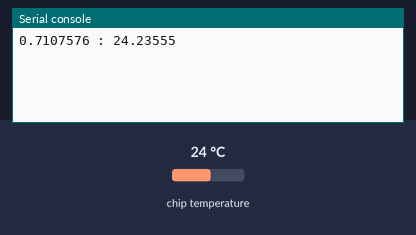
Simulated run of this program. Board: Raspberry Pi Pico running MicroPython. Shown: the last lines printed to the serial console. Inputs (shaded band) come from the test bench; at power-on: chip temperature 24 °C.

Above: at 1.2 s.
1.3 s: chip temperature set to 1 °C
At 2.4 s:
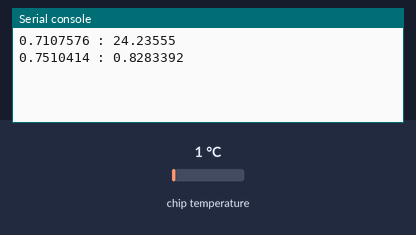
4.0 s: chip temperature set to 11 °C
At 5.1 s:
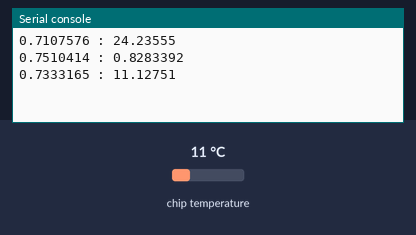
Timing chart, 0 to 7.0 s (numbered marks = the images above; inputs shaded):
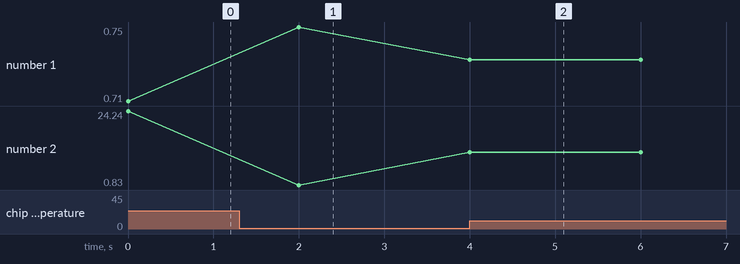

Measured:
- after the input at 1.3 s, the serial console: prints a new line after 0.70 s (image 1)
- after the input at 4.0 s, the serial console: prints a new line at once (image 2)
- plotted number 1: 0.71 → 0.75 after the input at 1.3 s, 0.75 → 0.73 after the input at 4.0 s
- plotted number 2: 24.24 → 0.83 after the input at 1.3 s, 0.83 → 11.13 after the input at 4.0 s

The program:

temp.py
```python
from machine import ADC
from time import sleep

tempsensor = ADC(4)
conversion_factor = 3.3 / (65535) # 3.3V / 2^16

while True:
    current_voltage = tempsensor.read_u16() * conversion_factor
    temperature = 27 - (current_voltage - 0.706)/0.001721
    print(str(current_voltage) + " : " + str(temperature))
    sleep(2)
```
